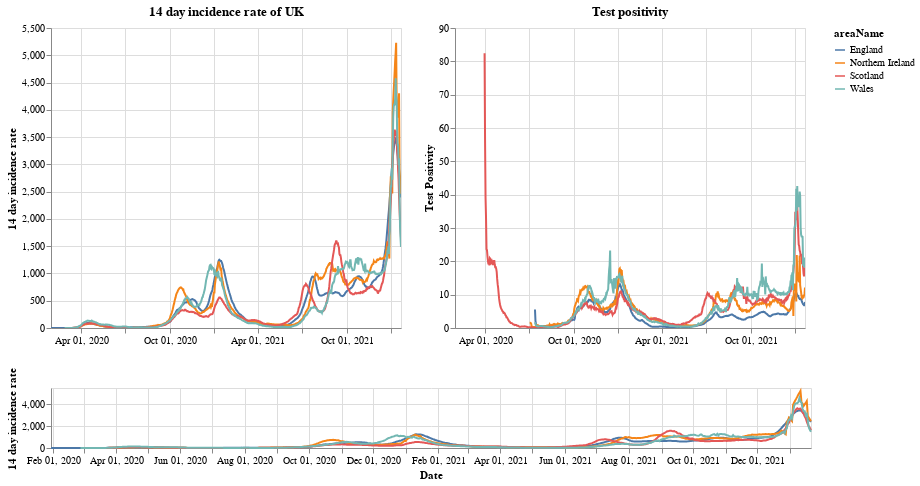

The notebook cell saved with this chart:
### Markdown cell above
# Plots

First a plot with each country in the UK. The top right shows the positivity rate for (which is the percentage of registered tests which were positive) while the top left is the 14 day incidence rate. The bottom chart can be used to select the timeframe (does not work on a mobile device).

### Code cell
#collapse
brush = alt.selection(type='interval', name='DateBrush',encodings=['x'],fields=['Time'])
leg_selection = alt.selection_multi(fields=['areaName'], bind='legend')

base = alt.Chart(uk_cases).mark_line().encode(
    x=alt.X("yearmonthdate(date):T", axis=alt.Axis(title='Date')),
    y=alt.Y("twoWeeklyCasesRate:Q", axis=alt.Axis(title='14 day incidence rate')),
    tooltip=['areaName', 'date','twoWeeklyCasesRate', 'testPositivity'],
    color='areaName',
    opacity=alt.condition(leg_selection, alt.value(2), alt.value(0.1))
).add_selection(leg_selection).properties(width=350)

upper = base.encode(alt.X('yearmonthdate(date):T', axis=alt.Axis(title=''),
                         scale=alt.Scale(domain=brush))
                   ).properties(title=f'14 day incidence rate of UK')
upper_right = upper.encode(alt.Y('testPositivity:Q', axis=alt.Axis(title='Test Positivity'))).properties(title='Test positivity')
lower = base.properties(height=60, width = 760).add_selection(brush)

(upper | upper_right) & lower

### Figure 1 — Vega-Lite specification as saved in the notebook (floating-point values rounded to 4 significant figures; data arrays with more than 128 entries replaced by an {"elided": "..."} marker saying what was removed)
{"config": {"view": {"continuousWidth": 400, "continuousHeight": 300}}, "vconcat": [{"hconcat": [{"mark": "line", "encoding": {"color": {"type": "nominal", "field": "areaName"}, "opacity": {"condition": {"value": 2, "selection": "selector001"}, "value": 0.1}, "tooltip": [{"type": "nominal", "field": "areaName"}, {"type": "temporal", "field": "date"}, {"type": "quantitative", "field": "twoWeeklyCasesRate"}, {"type": "quantitative", "field": "testPositivity"}], "x": {"type": "temporal", "axis": {"title": ""}, "field": "date", "scale": {"domain": {"selection": "DateBrush"}}, "timeUnit": "yearmonthdate"}, "y": {"type": "quantitative", "axis": {"title": "14 day incidence rate"}, "field": "twoWeeklyCasesRate"}}, "selection": {"selector001": {"type": "multi", "fields": ["areaName"], "bind": "legend"}}, "title": "14 day incidence rate of UK", "width": 350}, {"mark": "line", "encoding": {"color": {"type": "nominal", "field": "areaName"}, "opacity": {"condition": {"value": 2, "selection": "selector001"}, "value": 0.1}, "tooltip": [{"type": "nominal", "field": "areaName"}, {"type": "temporal", "field": "date"}, {"type": "quantitative", "field": "twoWeeklyCasesRate"}, {"type": "quantitative", "field": "testPositivity"}], "x": {"type": "temporal", "axis": {"title": ""}, "field": "date", "scale": {"domain": {"selection": "DateBrush"}}, "timeUnit": "yearmonthdate"}, "y": {"type": "quantitative", "axis": {"title": "Test Positivity"}, "field": "testPositivity"}}, "selection": {"selector001": {"type": "multi", "fields": ["areaName"], "bind": "legend"}}, "title": "Test positivity", "width": 350}]}, {"mark": "line", "encoding": {"color": {"type": "nominal", "field": "areaName"}, "opacity": {"condition": {"value": 2, "selection": "selector001"}, "value": 0.1}, "tooltip": [{"type": "nominal", "field": "areaName"}, {"type": "temporal", "field": "date"}, {"type": "quantitative", "field": "twoWeeklyCasesRate"}, {"type": "quantitative", "field": "testPositivity"}], "x": {"type": "temporal", "axis": {"title": "Date"}, "field": "date", "timeUnit": "yearmonthdate"}, "y": {"type": "quantitative", "axis": {"title": "14 day incidence rate"}, "field": "twoWeeklyCasesRate"}}, "height": 60, "selection": {"selector001": {"type": "multi", "fields": ["areaName"], "bind": "legend"}, "DateBrush": {"type": "interval", "encodings": ["x"], "fields": ["Time"]}}, "width": 760}], "data": {"name": "data-ca98474024cb2436d4199127b1a86dfb"}, "$schema": "https://vega.github.io/schema/vega-lite/v4.8.1.json", "datasets": {"data-ca98474024cb2436d4199127b1a86dfb": {"elided": "2800 records"}}}
